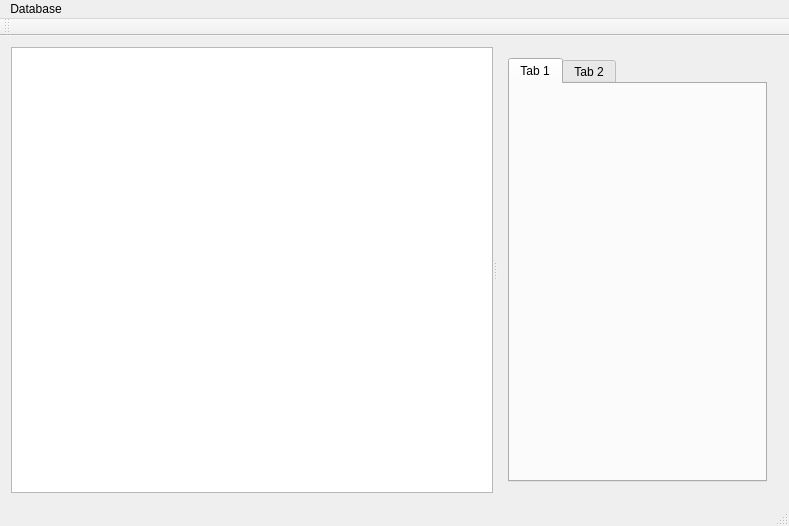
<?xml version="1.0" encoding="UTF-8"?>
<ui version="4.0">
 <class>MainWindow</class>
 <widget class="QMainWindow" name="MainWindow">
  <property name="geometry">
   <rect>
    <x>0</x>
    <y>0</y>
    <width>789</width>
    <height>526</height>
   </rect>
  </property>
  <property name="windowTitle">
   <string>mugi-query</string>
  </property>
  <widget class="QWidget" name="centralWidget">
   <layout class="QVBoxLayout" name="verticalLayout_2">
    <item>
     <widget class="QSplitter" name="splitter">
      <property name="orientation">
       <enum>Qt::Horizontal</enum>
      </property>
      <widget class="QTreeView" name="sessionTree">
       <property name="contextMenuPolicy">
        <enum>Qt::CustomContextMenu</enum>
       </property>
      </widget>
      <widget class="QWidget" name="layoutWidget">
       <layout class="QVBoxLayout" name="verticalLayout">
        <item>
         <widget class="QTabWidget" name="sessionTabs">
          <property name="currentIndex">
           <number>0</number>
          </property>
          <widget class="QWidget" name="tab">
           <attribute name="title">
            <string>Tab 1</string>
           </attribute>
          </widget>
          <widget class="QWidget" name="tab_2">
           <attribute name="title">
            <string>Tab 2</string>
           </attribute>
          </widget>
         </widget>
        </item>
       </layout>
      </widget>
     </widget>
    </item>
   </layout>
  </widget>
  <widget class="QMenuBar" name="menuBar">
   <property name="geometry">
    <rect>
     <x>0</x>
     <y>0</y>
     <width>789</width>
     <height>25</height>
    </rect>
   </property>
   <widget class="QMenu" name="menuDatabase">
    <property name="title">
     <string>Database</string>
    </property>
    <addaction name="addDatabase"/>
   </widget>
   <addaction name="menuDatabase"/>
  </widget>
  <widget class="QToolBar" name="mainToolBar">
   <attribute name="toolBarArea">
    <enum>TopToolBarArea</enum>
   </attribute>
   <attribute name="toolBarBreak">
    <bool>false</bool>
   </attribute>
  </widget>
  <widget class="QStatusBar" name="statusBar"/>
  <action name="addDatabase">
   <property name="text">
    <string>add</string>
   </property>
  </action>
 </widget>
 <layoutdefault spacing="6" margin="11"/>
 <resources/>
 <connections/>
</ui>
